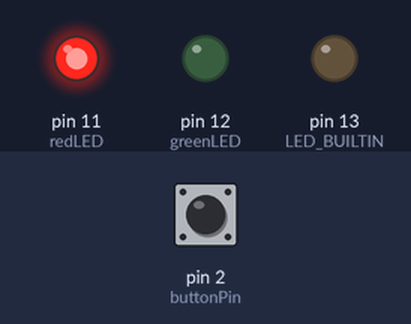
Bench run of a sketch on a simulated Arduino Uno, built with avr-gcc and run on an emulated ATmega328P. Parts: output pins drawn as LEDs (lit = HIGH). The test bench sets the inputs (shaded band); at power-on: pin 2 (buttonPin) LOW.

Above: at 1.2 s.
1.3 s: pin 2 (buttonPin) pulled HIGH for 0.15 s
At 2.3 s:
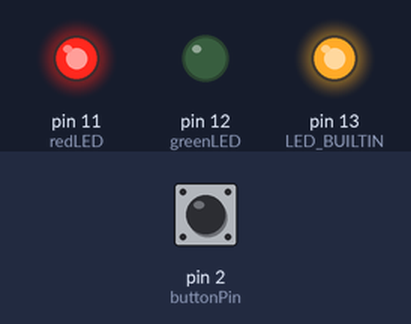
2.9 s: pin 2 (buttonPin) pulled HIGH for 3.2 s
At 4.0 s:
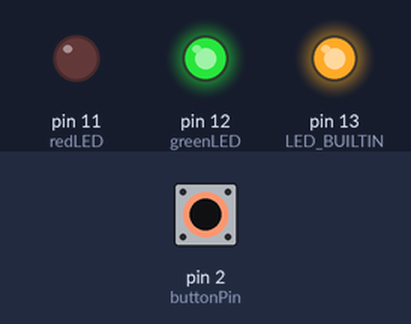
Timing chart, 0 to 7.6 s (numbered marks = the images above; inputs shaded):
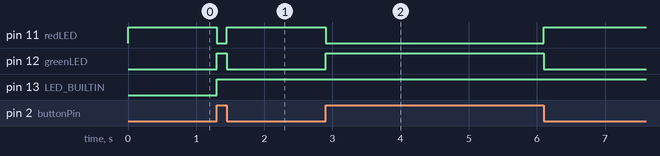

The sketch:

button.ino
```cpp
/* Button

button.ino
created on 10 July 2017
by Samuel Bechara, PhD

This program uses a digital button as an input. When the button is pressed it switches the LED that is lit from green to red.

*/

// define hardware pins
int redLED = 11;
int greenLED = 12;
int buttonPin = 2;

// create a variable to track the state of the button
int buttonState = 0;

void setup()
{
  pinMode(greenLED, OUTPUT);
  pinMode(redLED, OUTPUT);
  pinMode(LED_BUILTIN, OUTPUT);
  pinMode(buttonPin, INPUT);
}

void loop()
{
  // set the buttonState variable to be the value of the buttonPin (either HIGH or LOW)
  buttonState = digitalRead(buttonPin);
  if (buttonState == HIGH) {
      digitalWrite(LED_BUILTIN, HIGH);
      digitalWrite(greenLED, HIGH);
      digitalWrite(redLED, LOW);
  }
  else {
    digitalWrite(greenLED, LOW);
    digitalWrite(redLED, HIGH);
  }

}
```

Measured:
- after the input at 1.3 s, pin 11 (redLED): HIGH → LOW at once, → HIGH 0.15 s later; pin 12 (greenLED): LOW → HIGH at once, → LOW 0.15 s later; pin 13 (LED_BUILTIN): LOW → HIGH at once
- after the input at 2.9 s, pin 11 (redLED): HIGH → LOW at once, → HIGH 3.2 s later; pin 12 (greenLED): LOW → HIGH at once, → LOW 3.2 s later
